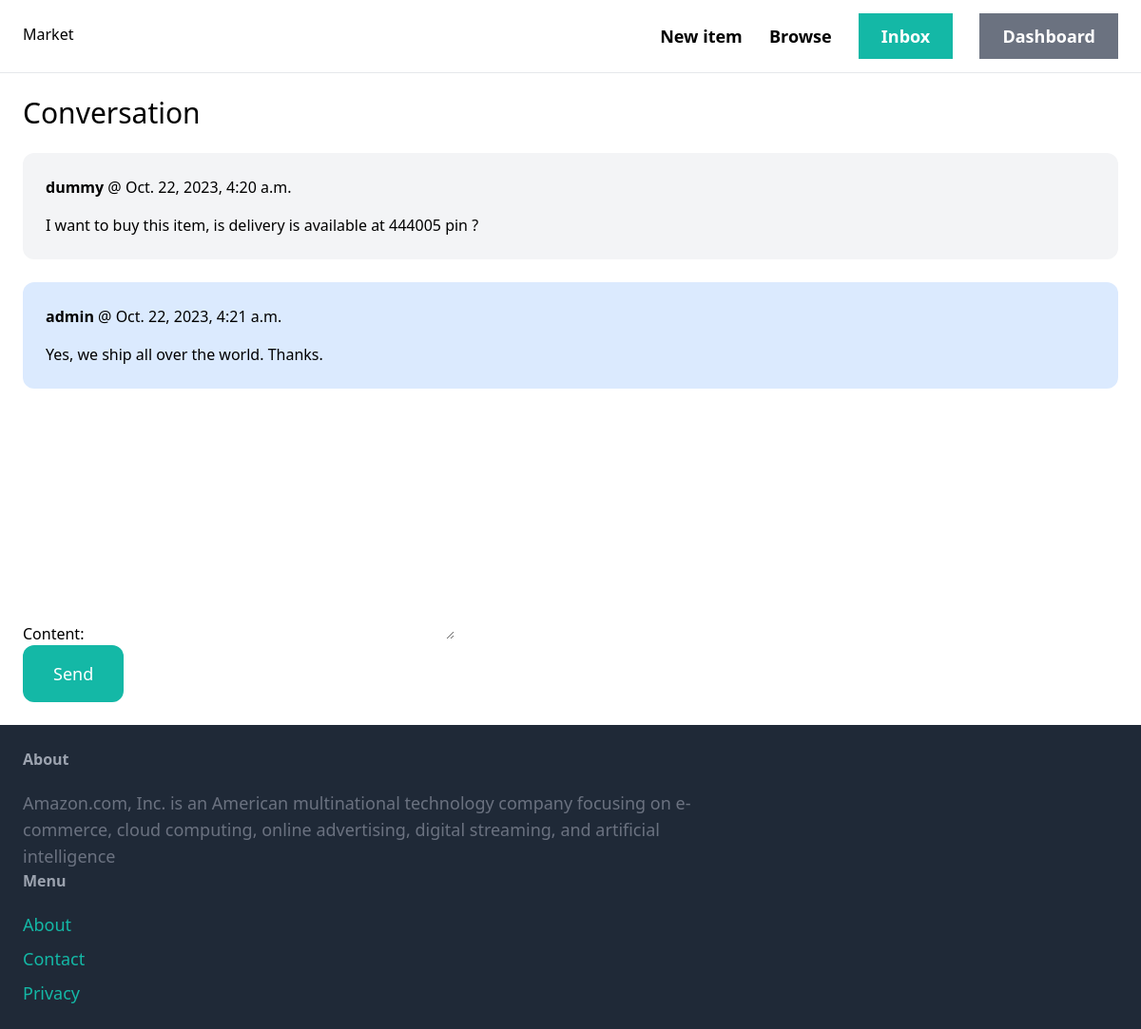
The app's page /inbox/5/ (signed in) with its own data.
### conversation/models.py (models this page shows)
class ConversationMessage(models.Model):
    conversation = models.ForeignKey(
        Conversation, related_name="messages", on_delete=models.CASCADE
    )
    content = models.TextField()
    created_at = models.DateTimeField(auto_now_add=True)
    created_by = models.ForeignKey(
        User, related_name="created_messages", on_delete=models.CASCADE
    )

### conversation/views.py (the view)
# urls.py: path("<int:pk>/", views.detail, name="detail"),
@login_required
def detail(request, pk):
    conversation = models.Conversation.objects.filter(
        members__in=[request.user.id]
    ).get(pk=pk)
    if request.method == "POST":
        form = forms.ConversationMessageForm(request.POST)
        if form.is_valid():
            conversation_message = form.save(commit=False)
            conversation_message.conversation = conversation
            conversation_message.created_by = request.user
            conversation_message.save()
            conversation.save()
            return redirect("conversation:detail", pk=pk)
    else:
        form = forms.ConversationMessageForm()
    return render(
        request,
        "conversation/detail.html",
        {"conversation": conversation, "form": form},
    )

### conversation/forms.py
class ConversationMessageForm(forms.ModelForm):
    class Meta:
        model = models.ConversationMessage
        fields = ["content"]
        widget = {
            "content": forms.Textarea(
                attrs={"class": "w-full py-4 px-6 rounded-xl border"}
            )
        }

### conversation/templates/conversation/detail.html (shortened to what this page needs)
{% extends 'core/base.html' %}
{% block content %}
<h1 class="mb-6 text-3xl">Conversation</h1>
<div class="space-y-6">
    {% for message in conversation.messages.all %}
        <div class="p-6 flex {% if message.created_by == request.user %}bg-blue-100{% else %}bg-gray-100{% endif %} rounded-xl">
            <div>
                <p class="mb-4"><strong>{{ message.created_by.username }}</strong> @ {{ message.created_at }}</p>
                <p>{{ message.content }}</p>
            </div>
        </div>
    {% endfor %}
</div>
<form method="post" action="." class="mt-6">
    {{ form.as_p }}
    <button class="py-4 px-8 text-lg bg-teal-500 hover:bg-teal-700 rounded-xl text-white">Send</button>
</form>
{% endblock %}

### records on screen
ConversationMessage: created_by.username "dummy", created_at "Oct. 22, 2023, 4:20 a.m.", content "I want to buy this item, is delivery is available at 444005 pin ?"
ConversationMessage: created_by.username "admin", created_at "Oct. 22, 2023, 4:21 a.m.", content "Yes, we ship all over the world. Thanks."
